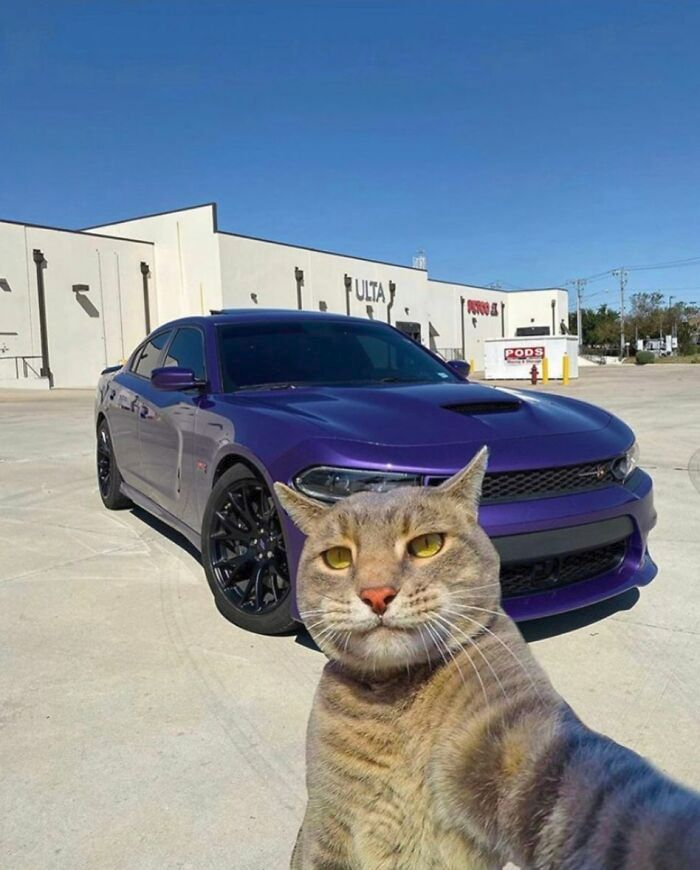
#> input picture Lab3/test_images/1.jpeg, 700 x 870 px
$ jupyter execute lab3.ipynb   (older library calls are emulated)
#> lines starting #> are read from the running program, lines starting #| are printed output that depends on the picture; after the words box and inside, x2 and y2 are one past the last pixel; in counts of white or black regions, pixels touching at a corner belong together
[cell 1]
# імпорт бібліотек
import cv2
import tkinter as tk
import os
from tkinter import filedialog
import matplotlib.pyplot as plt
import numpy as np

## Теорія

`Детектор меж Кенні:`

- Опис: Використовує гаусівське згладжування та визначення градієнта для виявлення меж.
- Переваги: Добре працює при виявленні тонких контурів.
- Недоліки: Чутливий до шуму.

`Оператор Лапласіана:`

- Опис: Використовує дискретний Лапласіан для визначення зміни яскравості.
- Переваги: Ефективний при виділенні областей з великою зміною градієнту.
- Недоліки: Чутливий до шуму, може призводити до подвійних контурів.

`Оператор Собеля:`

- Опис: Використовує фільтри Собеля для виділення горизонтальних та вертикальних змін яскравості.
- Переваги: Ефективний при виділенні вертикальних або горизонтальних контурів.
- Недоліки: Чутливий до шуму.

`Оператор Прюїтта:`

- Опис: Схожий на оператор Собеля, але використовує інші ядра для обчислення градієнту.
- Переваги: Володіє схожими перевагами та недоліками, як і оператор Собеля.

`Оператор Робертса:`

- Опис: Використовує два 2x2 ядра для виділення градієнту.
- Переваги: Простий у реалізації та швидкий.
- Недоліки: Менш ефективний при роботі з товстими або деякою кутовою структурою.

## Завдання до лабораторної

`1.` Обрати самостійно та відповідно обробити зображення для
подальшого використання.

`2.` Визначити межі зображення методами Собеля, Прюітта,
Робертса, та за допомогою оператора Лапласіана. Навести
результати роботи.

`3.` Визначити межі зображення методом Кенні досліджуючи різні
значення σ та параметри гістерезису. Відобразити результати.

`4.` Отримані зображення оцінити візуально. Кожне зображення
повинно отримати оцінку від 1 до 10, що визначає якість
виділення меж.

## Допоміжні функції

[cell 2]
def show_method_result(method_output, method_name):
    """
    Відображення результату методу у Matplotlib.

    Parameters:
    - `result (numpy.ndarray)`: Результат методу.
    - `title (str)`: Заголовок для зображення.

    Returns:
    - `None`

    """
    plt.imshow(method_output, cmap='gray'), plt.title(str(method_name))
    plt.show()

[cell 3]
def show_image(img, title=None):
    """
    Відображує зображення у matplotlib.

    Parameters:
    - `img (numpy.ndarray)`: Зображення у форматі NumPy ndarray.
    - `title (str, optional)`: Заголовок для відображення. За замовчуванням - None.

    Returns:
    - `None`
    """
    plt.imshow(cv2.cvtColor(img, cv2.COLOR_BGR2RGB))
    plt.title(title)
    plt.show()

[cell 4]
def load_image(flag):
    """
    Функція зчитування зображення.

    Parameters:
    - `flag (int)`: Прапорець для cv2.imread, вказує режим завантаження (наприклад, cv2.IMREAD_COLOR).

    Returns:
    - `numpy.ndarray or None`: Зображення у форматі NumPy ndarray або None, якщо завантаження не вдалося.
    """
#> called with flag = 0
    file_path = filedialog.askopenfilename()
#> the answer given: test_images/1.jpeg

    if not file_path:
        return None
    if not os.path.isfile(file_path):
        return None

    # Завантажуємо кольорове зображення
    return cv2.imread(file_path, flag)
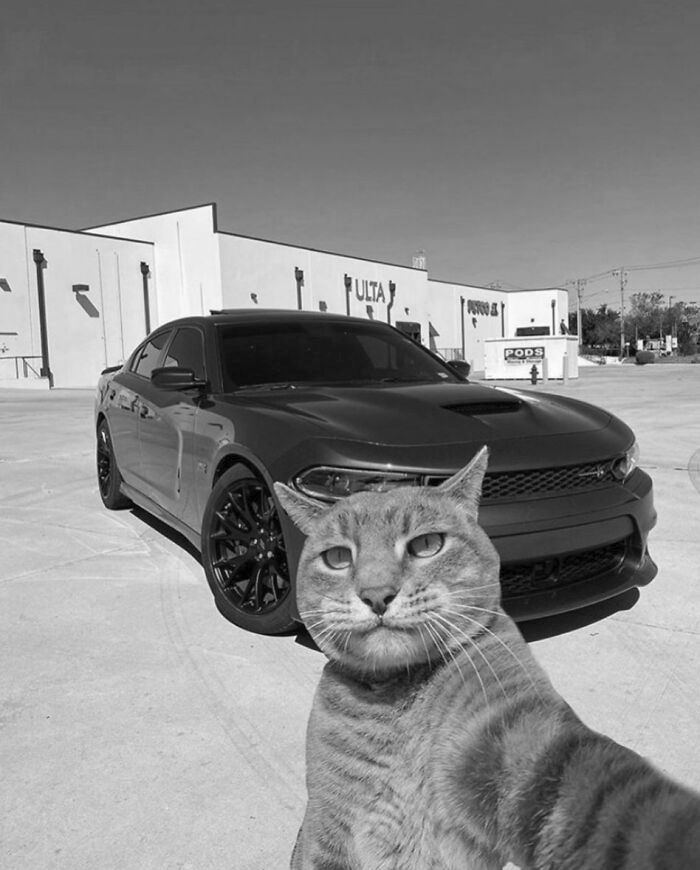
#> returned value: shape (870, 700); min 0, max 255, mean 134.6

[cell 5]
def kenny_method(image, sigma_param, min_threshold, max_threshold, plot_title):
    """
    Реалізація методу Кенні для задачі.

    Parameters:
    - `image (numpy.ndarray)`: Вхідне зображення.
    - `sigma_param (float)`: Стандартне відхилення для фільтра Гаусса.
    - `min_threshold (int)`: Нижчий поріг гістерезису в методі Кенні.
    - `max_threshold (int)`: Верхній поріг гістерезису в методі Кенні.
    - `plot_title (str)`: Заголовок для виведення результату.

    Returns:
    - `None`

    """
    # Застосовуємо фільтр Гаусса для згладжування зображення
    image_blur = cv2.GaussianBlur(image, (3, 3), sigma_param)

    # Застосовуємо метод Кенні для виділення границь
    kenny_edges = cv2.Canny(image_blur, min_threshold, max_threshold)

    # Візуалізація результату
    plt.subplot(1, 4, plot_title)
    plt.imshow(kenny_edges, cmap='gray')
    plt.title(f'σ={sigma_param}\nMin={min_threshold}, Max={max_threshold}')

## Виконання завдань

`1.` Обрати самостійно та відповідно обробити зображення для
подальшого використання.

[cell 6]
# ініціалізація зображення
img = load_image(0)
show_image(img, 'Завантажене зображення у монохромі')

`2.` Визначити межі зображення методами `Собеля`, `Прюітта`,
`Робертса`, та за допомогою оператора `Лапласіана`. Навести
результати роботи.

[cell 7]
# Метод Собеля

# виділяємо горизонтальні границі
sobel_x = cv2.Sobel(img, cv2.CV_64F, 1, 0, ksize=3)
# виділяємо вертикальні границі
sobel_y = cv2.Sobel(img, cv2.CV_64F, 0, 1, ksize=3)
# Комбінуємо результати горизонтального та вертикального операторів Собеля
sobel_combined = np.sqrt(sobel_x**2 + sobel_y**2)
# Перетворюємо значення в беззнакові цілі числа для відображення
sobel_combined_abs = cv2.convertScaleAbs(sobel_combined)
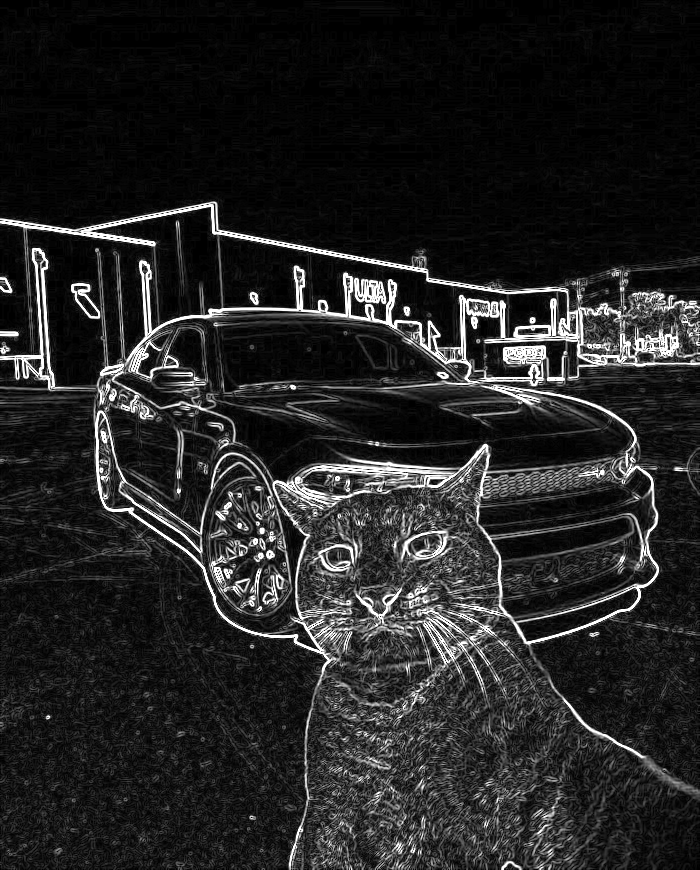
#> sobel_combined_abs: shape (870, 700); min 0, max 255, mean 36.4

show_method_result(sobel_combined_abs,'Метод Собеля')

[cell 8]
# Метод Прюітта

# Визначаємо ядро для горизонтального напрямку Прюїтта
matrix_prewitt_x = np.array([[-1, 0, 1], [-1, 0, 1], [-1, 0, 1]])
# Визначаємо ядро для вертикального  напрямку Прюїтта
matrix_prewitt_y = np.array([[1, 1, 1], [0, 0, 0], [-1, -1, -1]])
# Застосовуємо фільтр Прюїтта для горизонтального напрямку
prewitt_x = cv2.filter2D(img, cv2.CV_64F, matrix_prewitt_x)
# Застосовуємо фільтр Прюїтта для вертикального напрямку
prewitt_y = cv2.filter2D(img, cv2.CV_64F, matrix_prewitt_y)
# Комбінуємо результати горизонтального та вертикального фільтрів Прюїтта
prewitt_combined = np.sqrt(prewitt_x**2 + prewitt_y**2)
# Перетворюємо значення в беззнакові цілі числа для відображення
prewitt_combined_int = np.uint8(prewitt_combined)
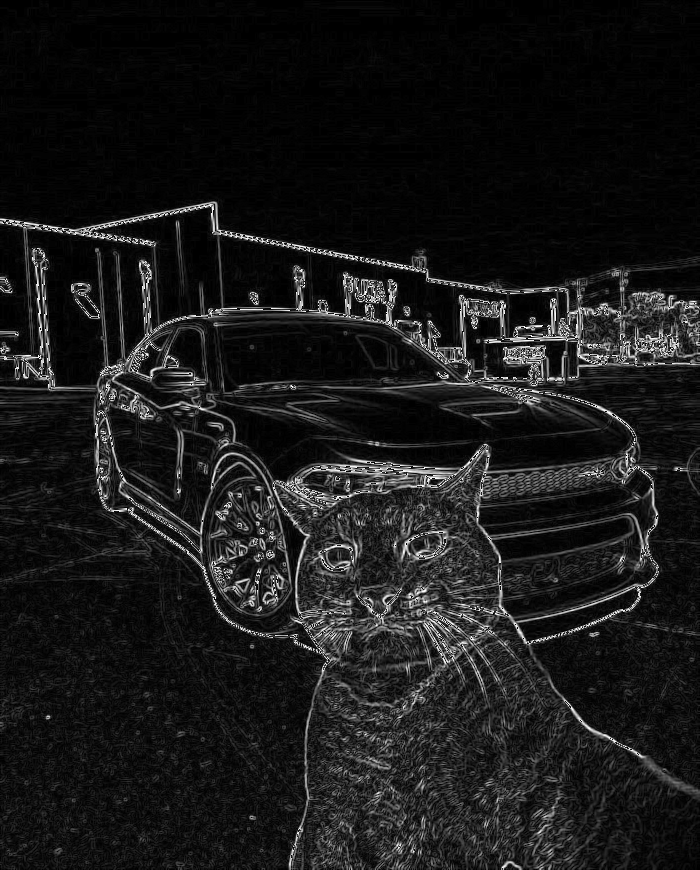
#> prewitt_combined_int: shape (870, 700); min 0, max 255, mean 25.2

show_method_result(prewitt_combined_int,'Метод Прюітта')

[cell 9]
# Метод Робертса

# Ядро горизонтального напрямку
matrix_roberts_x = np.array([[0, -1], [1, 0]])
# Ядро вертикального  напрямку
matrix_roberts_y = np.array([[-1, 0], [0, 1]])
# Застосовуємо фільтр Робертса для горизонтального напрямку
roberts_x = cv2.filter2D(img, cv2.CV_64F, matrix_roberts_x)
# Застосовуємо фільтр Робертса для вертикального напрямку
roberts_y = cv2.filter2D(img, cv2.CV_64F, matrix_roberts_y)
# Комбінуємо результати горизонтального та вертикального фільтрів Робертса
roberts_combined = np.sqrt(roberts_x**2 + roberts_y**2)
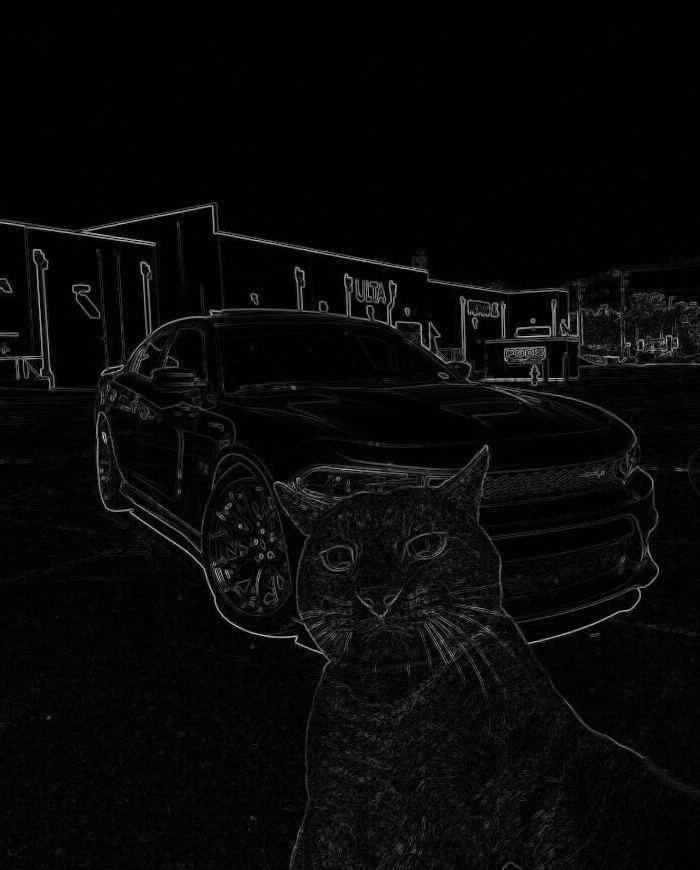
#> roberts_combined: shape (870, 700) float64; min 0, max 203.4, mean 8.9
# Перетворюємо значення в беззнакові цілі числа для відображення
roberts_combined_int = np.uint8(roberts_combined)

show_method_result(roberts_combined_int,'Метод Робертса')

[cell 10]
# Метод Лапласіана

# Застосовуємо оператор Лапласіана до зображення
laplacian = cv2.Laplacian(img, cv2.CV_64F)
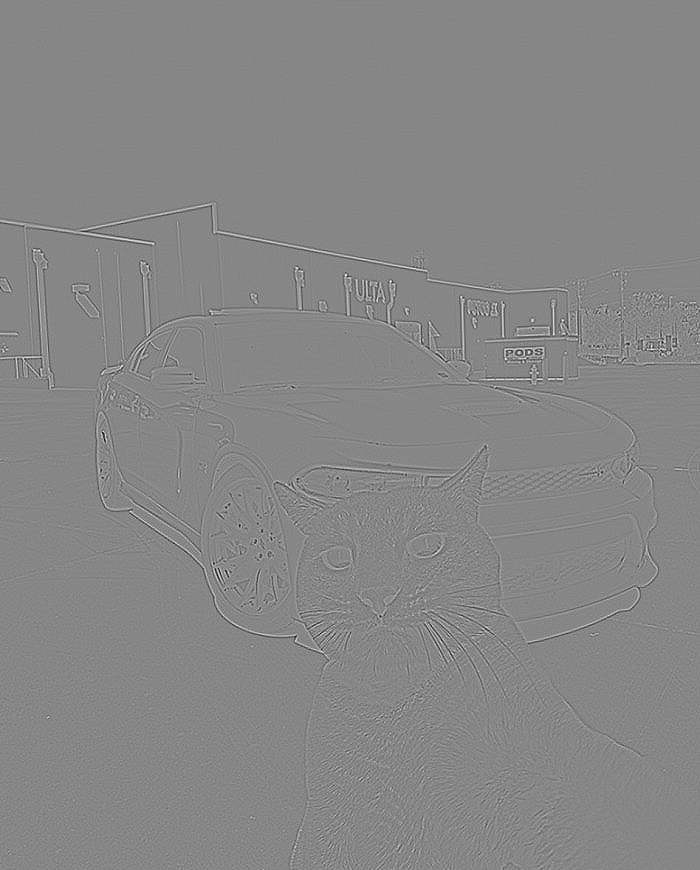
#> laplacian: shape (870, 700) float64; min -263, max 235, mean 0; drawn with min black and max white
# Перетворюємо значення в беззнакові цілі числа та обираємо їх абсолютне значення для відображення
laplacian_int = np.uint8(np.abs(laplacian))

show_method_result(laplacian_int,'Метод Лапласіана')

[cell 11]
# вивід всіх зображень одразу

plt.figure(figsize=(15, 5))
plt.subplot(1, 5, 1), plt.imshow(img, cmap='gray'), plt.title('Оригінальне')
plt.subplot(1, 5, 2), plt.imshow(sobel_combined_abs, cmap='gray'), plt.title('Собель')
plt.subplot(1, 5, 3), plt.imshow(prewitt_combined_int, cmap='gray'), plt.title('Прюітт')
plt.subplot(1, 5, 4), plt.imshow(roberts_combined_int, cmap='gray'), plt.title('Робертс')
plt.subplot(1, 5, 5), plt.imshow(laplacian_int, cmap='gray'), plt.title('Лапласіан')
plt.show()

`3.` Визначити межі зображення `методом Кенні` досліджуючи різні
значення `σ` та параметри `гістерезису`. Відобразити результати.

[cell 12]
# Метод Кенні з різними парметрами σ та гістерезису
plt.figure(figsize=(15, 5))

kenny_method(img, 0.5, 50, 200, 1)
#> in kenny_method, `kenny_edges = cv2.Canny(image_blur, min_threshold, max_threshold)`:
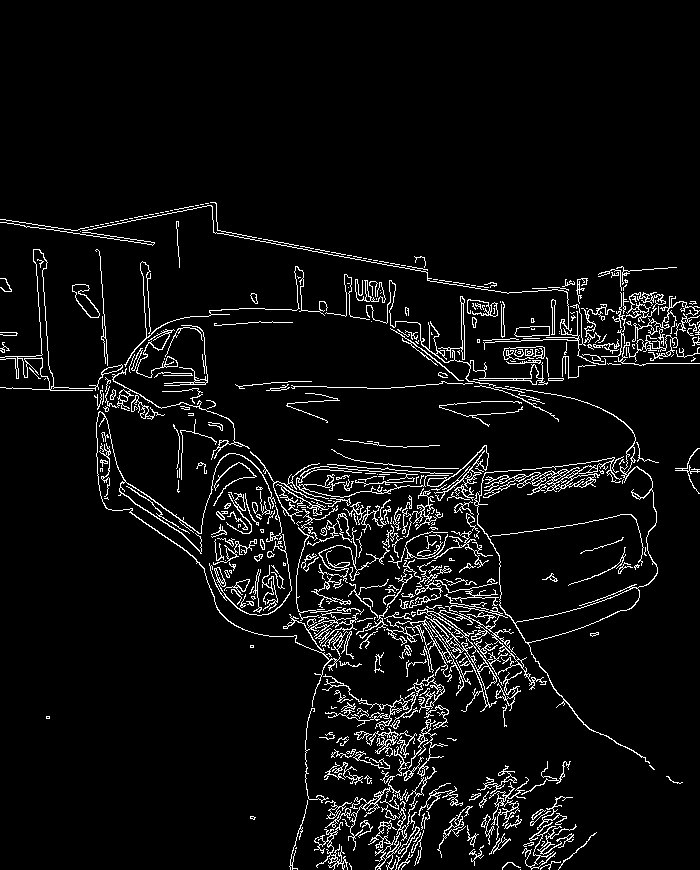
#> kenny_edges: shape (870, 700); 5.7% white in thin lines or dots, all inside (x1, y1, x2, y2) = (0, 202, 700, 870)
kenny_method(img, 1, 20, 255, 2)
kenny_method(img, 0.3, 10, 50, 3)
kenny_method(img, 0.1, 20, 120, 4)
#> call 4 of kenny_method, with sigma_param = 0.1, min_threshold = 20, max_threshold = 120, plot_title = 4
#> in kenny_method (call 4), `kenny_edges = cv2.Canny(image_blur, min_threshold, max_threshold)`:
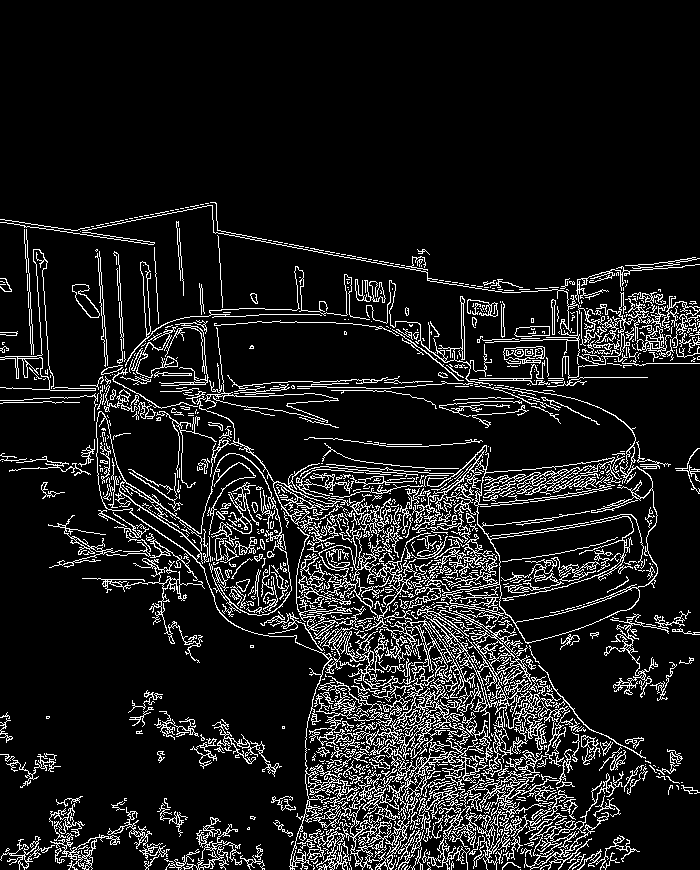
#> kenny_edges: shape (870, 700); 11% white in thin lines or dots, all inside (x1, y1, x2, y2) = (0, 202, 700, 870)

plt.show()

$ run again, on Lab3/test_images/3.jpeg
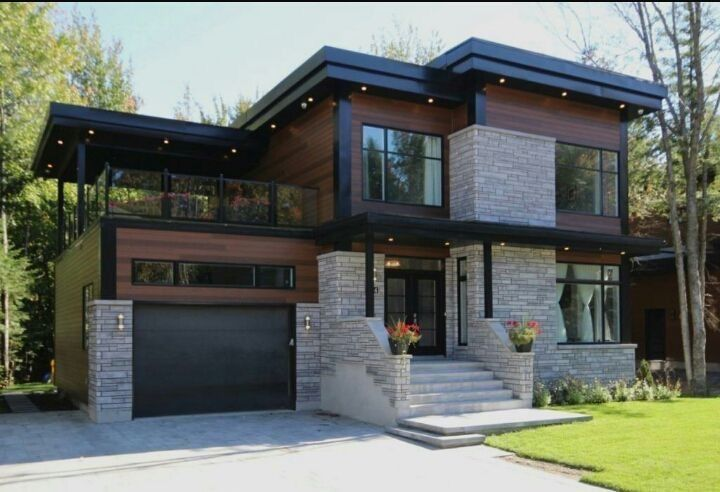
#> input picture Lab3/test_images/3.jpeg, 720 x 492 px
#> in kenny_method, `kenny_edges = cv2.Canny(image_blur, min_threshold, max_threshold)`:
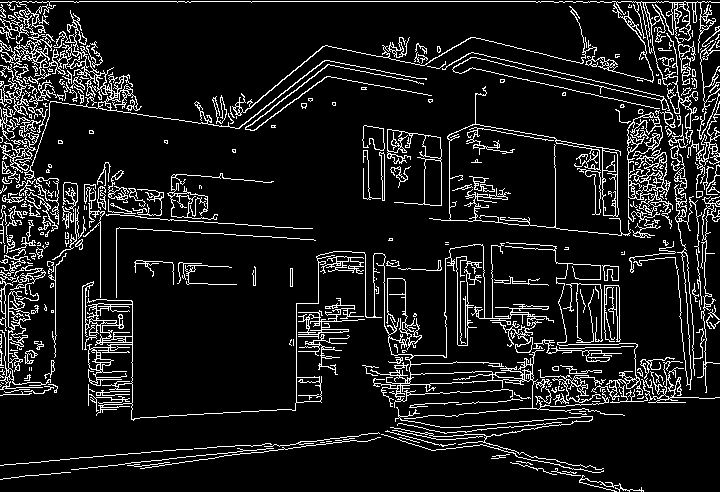
#> kenny_edges: shape (492, 720); 10.5% white in thin lines or dots
#> kenny_edges: shape (492, 720); 7.5% white in thin lines or dots
#> kenny_edges: shape (492, 720); 22.7% white in thin lines or dots
#> in kenny_method (call 4), `kenny_edges = cv2.Canny(image_blur, min_threshold, max_threshold)`:
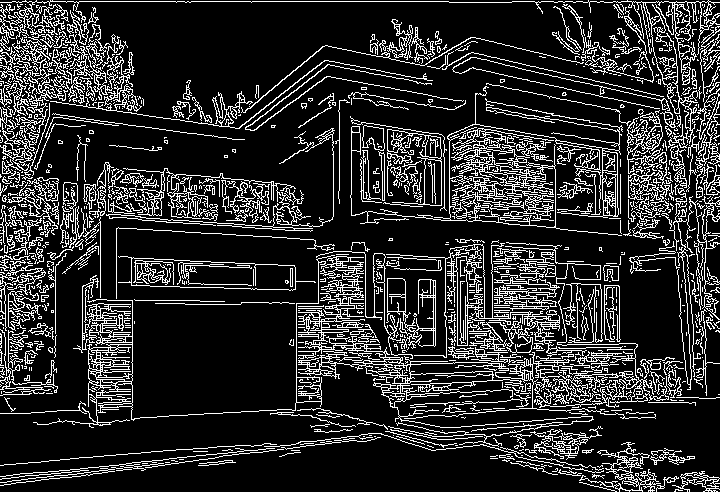
#> kenny_edges: shape (492, 720); 17.5% white in thin lines or dots
